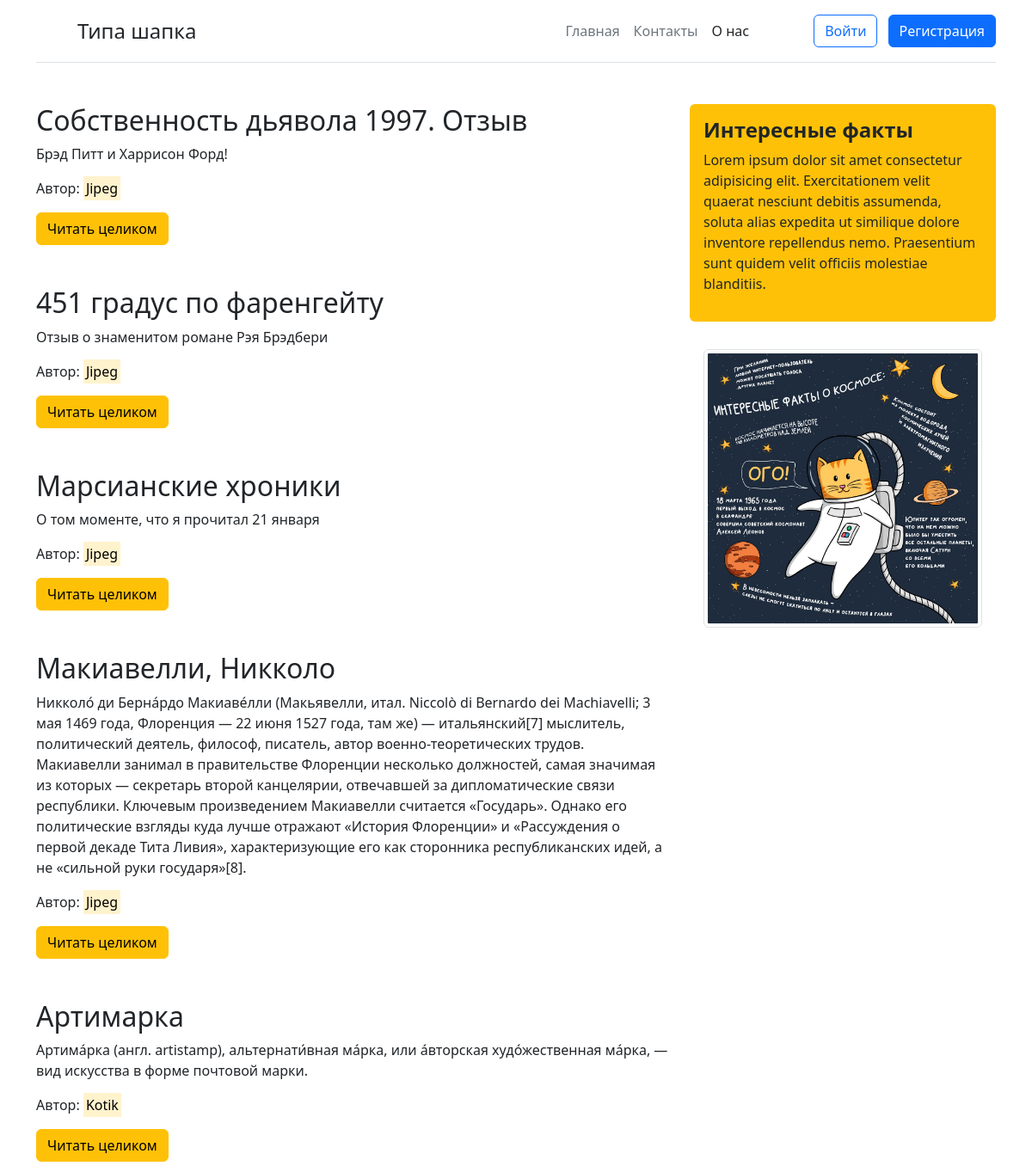
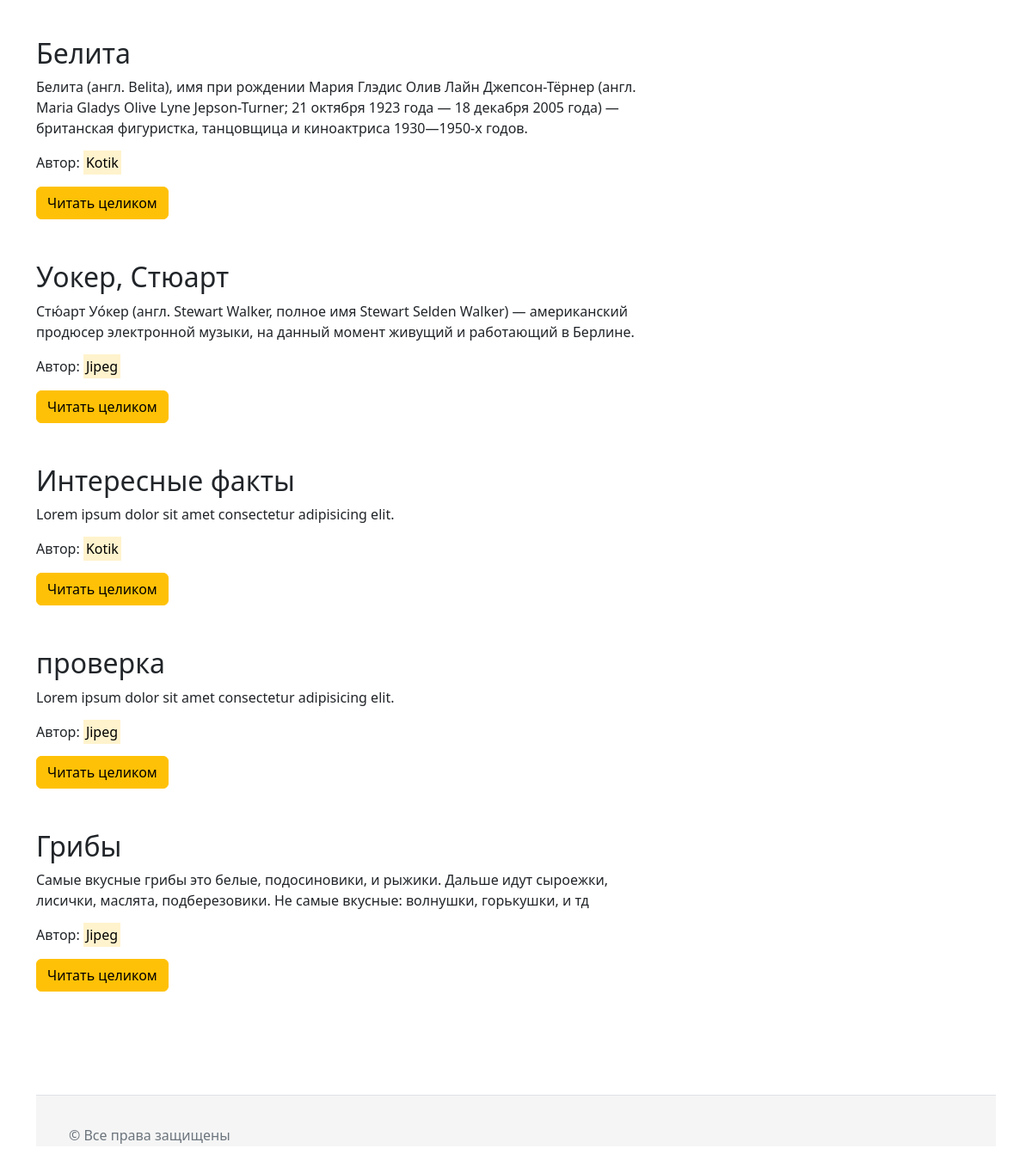
The page / on the database its author committed (2 pictures, top to bottom).
### tables this page shows
CREATE TABLE `articles` (
  `id` int(11) NOT NULL,
  `title` varchar(255) NOT NULL,
  `intro` text NOT NULL,
  `text` text NOT NULL,
  `date` int(30) NOT NULL,
  `author` varchar(50) NOT NULL
);

### index.php (the view, shortened to what this page needs)
<!DOCTYPE html>
<html lang="en">
<head>
<?php
require 'blocks/head.php';
?>
</head>
<body>
<?php require 'blocks/header.php'; ?>
<main class="container mt-5">
  <div class="row">
      <div class="col-md-8 mb-5">
          <?php
            require_once 'db/db1.php';
            $sql = 'SELECT * from articles ORDER BY `date` DESC';
            $query = $pdo->query($sql);
            while($row = $query->fetch(PDO::FETCH_OBJ)) {
              echo "<h2 >$row->title</h2>
              <p>$row->intro</p>
              <p>Автор: <mark>$row->author</mark></p>
              <a href='articles.php?id=$row->id'>
                <button class='btn btn-warning mb-5' href='qwe.php'>Читать целиком</button>
              </a>";
            }
          ?>
      </div>
      <?php require 'blocks/aside.php'; ?>
  </div>
</main>
<?php require 'blocks/footer.php'; ?>
</body>
</html>

### blocks/head.php (shortened to what this page needs)
<link rel="stylesheet" href="https://cdn.jsdelivr.net/npm/bootstrap@5.2.3/dist/css/bootstrap.min.css">
<link rel="stylesheet" href="css/main.css">

### blocks/header.php
<div class="container">
  <header class="d-flex flex-wrap align-items-center justify-content-center justify-content-md-between py-3 mb-4 border-bottom">
      <a href="/" class="d-flex align-items-center mb-3 mb-md-0 me-md-auto text-dark text-decoration-none">
          <svg class="bi me-2" width="40" height="32"><use xlink:href="#bootstrap"></use></svg>
          <span class="fs-4">Типа шапка</span>
      </a>
      <a href="/" class="d-flex align-items-center col-md-3 mb-2 mb-md-0 text-dark text-decoration-none">
      <svg class="bi me-2" width="40" height="32" role="img" aria-label="Bootstrap"><use xlink:href="#bootstrap"></use></svg>
      </a>
      <ul class="nav col-12 col-md-auto mb-2 justify-content-center mb-md-0">
      <li><a href="/" class="nav-link px-2 link-secondary">Главная</a></li>
      <li><a href="/contacts.php" class="nav-link px-2 link-secondary">Контакты</a></li>
      <li><a href="#" class="nav-link px-2 link-dark">О нас</a></li>
      </ul>
      <?php
        if(($_COOKIE['log'] ?? '') == ''):
      ?>
      <div class="col-md-3 text-end">
      <a href="auth.php" class="btn btn-outline-primary me-2">Войти</a>
      <a href="reg.php" class="btn btn-primary">Регистрация</a>
      </div>
      <?php
        else:
      ?>
      <a href="article.php" class="btn btn-outline-primary me-2">Добавить статью</a>
      <a href="auth.php" class="btn btn-outline-primary me-2">Кабинет пользователя [<?=$_COOKIE['log']?>]</a>
      <?php
        endif;
      ?>
  </header>
</div>

### blocks/aside.php
<aside class="col-md-4">
    <div class="p-3 mb-3 bg-warning rounded">
        <h4><b>Интересные факты</b></h4>
        <p>Lorem ipsum dolor sit amet consectetur adipisicing elit. Exercitationem velit quaerat nesciunt debitis assumenda, soluta alias expedita ut similique dolore inventore repellendus nemo. Praesentium sunt quidem velit officiis molestiae blanditiis.</p>
    </div>
    <div class="p-3 mb-3 ">
        <img class="img-thumbnail" src="img/fact.jpg" alt="факт дня">
    </div>
</aside>

### blocks/footer.php
<div class="container">
  <footer class="d-flex flex-wrap justify-content-between align-items-center py-3 my-4 border-top">
    <div class="col-md-4 d-flex align-items-center">
      <a href="/" class="mb-3 me-2 mb-md-0 text-muted text-decoration-none lh-1">
        <svg class="bi" width="30" height="24"><use xlink:href="#bootstrap"></use></svg>
      </a>
      <span class="mb-3 mb-md-0 text-muted">© Все права защищены</span>
    </div>
    <ul class="nav col-md-4 justify-content-end list-unstyled d-flex">
      <li class="ms-3"><a class="text-muted" href="#"><svg class="bi" width="24" height="24"><use xlink:href="#twitter"></use></svg></a></li>
      <li class="ms-3"><a class="text-muted" href="#"><svg class="bi" width="24" height="24"><use xlink:href="#instagram"></use></svg></a></li>
      <li class="ms-3"><a class="text-muted" href="#"><svg class="bi" width="24" height="24"><use xlink:href="#facebook"></use></svg></a></li>
    </ul>
  </footer>
</div>

### css/main.css (style rules this page uses)
footer { width: 100%; height: 60px; line-height: 60px; background-color: #f5f5f5; }

### rows shown on the page
articles: title "Собственность дьявола 1997. Отзыв", intro "Брэд Питт и Харрисон Форд!", author "Jipeg"
articles: title "451 градус по фаренгейту", intro "Отзыв о знаменитом романе Рэя Брэдбери", author "Jipeg"
articles: title "Марсианские хроники", intro "О том моменте, что я прочитал 21 января", author "Jipeg"
articles: title "Макиавелли, Никколо", intro "Никколо́ ди Берна́рдо Макиаве́лли (Макьявелли, итал. Niccolò di Bernardo dei Machiavelli; 3 мая 1469 года, Флоренция — 22 июня 1527 года, там же) — итальянский[7] мыслитель, политический деятель, философ, писатель, автор военно-теоретических трудов. Макиавелли занимал в правительстве Флоренции несколько должностей, самая значимая из которых — секретарь второй канцелярии, отвечавшей за дипломатические связи республики. Ключевым произведением Макиавелли считается «Государь». Однако его политические взгляды куда лучше отражают «История Флоренции» и «Рассуждения о первой декаде Тита Ливия», характеризующие его как сторонника республиканских идей, а не «сильной руки государя»[8].", author "Jipeg"
articles: title "Артимарка", intro "Артима́рка (англ. artistamp), альтернати́вная ма́рка, или а́вторская худо́жественная ма́рка, — вид искусства в форме почтовой марки.", author "Kotik"
articles: title "Белита", intro "Белита (англ. Belita), имя при рождении Мария Глэдис Олив Лайн Джепсон-Тёрнер (англ. Maria Gladys Olive Lyne Jepson-Turner; 21 октября 1923 года — 18 декабря 2005 года) — британская фигуристка, танцовщица и киноактриса 1930—1950-х годов.", author "Kotik"
articles: title "Уокер, Стюарт", intro "Стю́арт Уо́кер (англ. Stewart Walker, полное имя Stewart Selden Walker) — американский продюсер электронной музыки, на данный момент живущий и работающий в Берлине.", author "Jipeg"
articles: title "Интересные факты", intro "Lorem ipsum dolor sit amet consectetur adipisicing elit.", author "Kotik"
articles: title "проверка", intro "Lorem ipsum dolor sit amet consectetur adipisicing elit.", author "Jipeg"
articles: title "Грибы", intro "Самые вкусные грибы это белые, подосиновики, и рыжики. Дальше идут сыроежки, лисички, маслята, подберезовики. Не самые вкусные: волнушки, горькушки, и тд", author "Jipeg"
